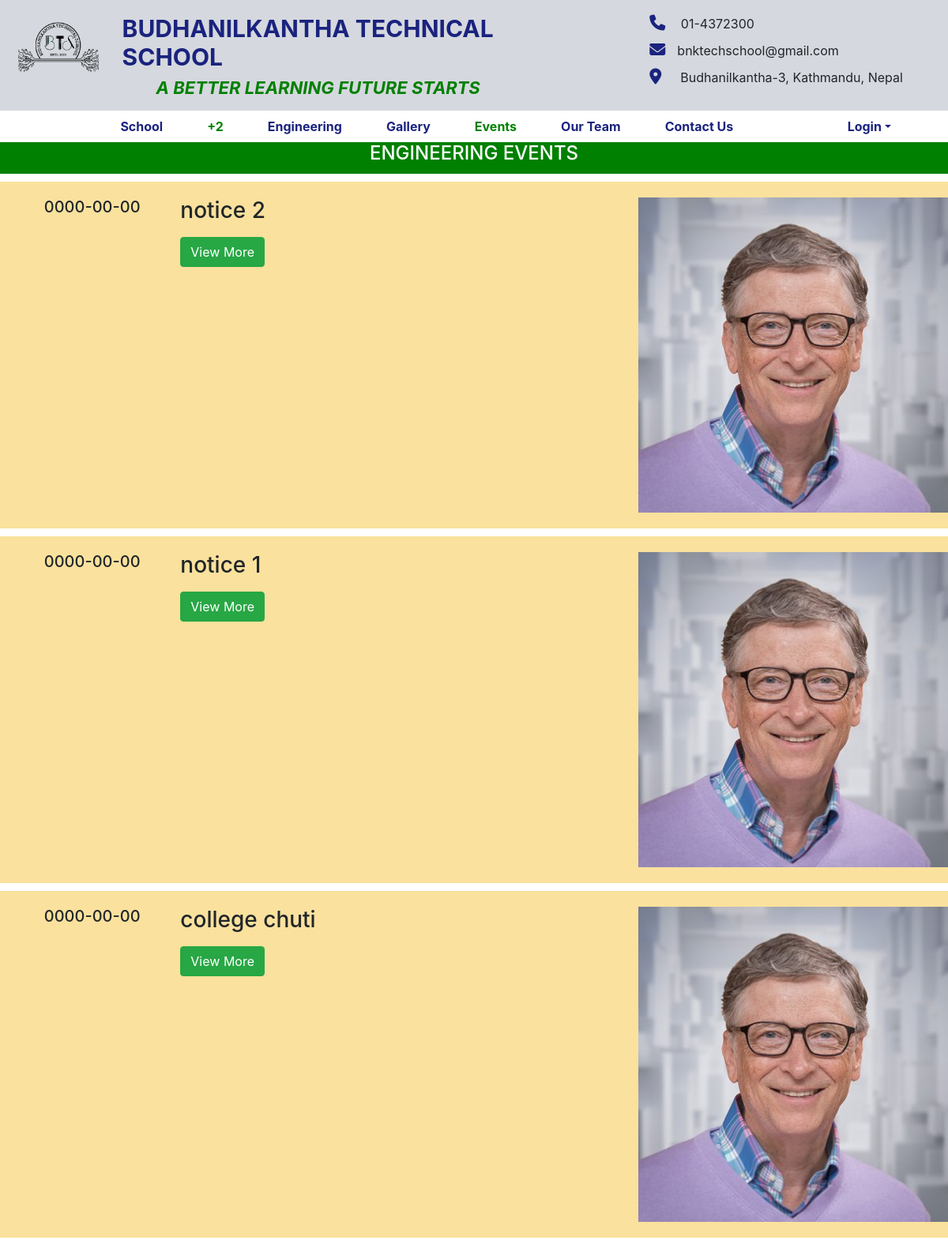
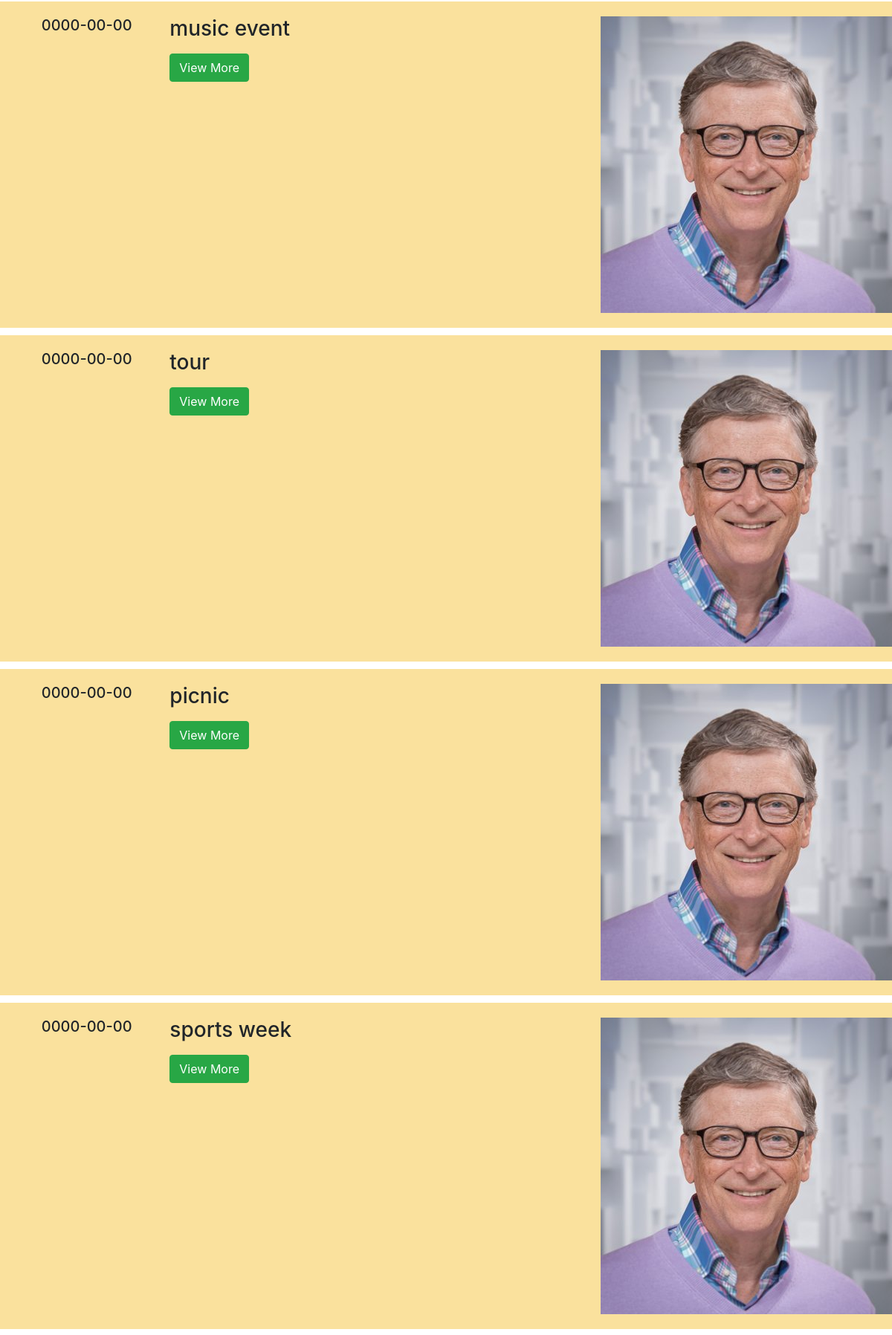
The app's page /BTS/engineering/events/events.php (upper part) with its own data (2 pictures, top to bottom).
### tables this page shows
CREATE TABLE `news_and_event` (
  `id` int(11) NOT NULL,
  `post` text NOT NULL,
  `description` varchar(1025) NOT NULL,
  `date` date NOT NULL,
  `school` int(11) NOT NULL,
  `plus2` int(11) NOT NULL,
  `engineering` int(11) NOT NULL
);

### BTS/engineering/events/events.php (the view, shortened to what this page needs)
<?php
include "../connection.php";
?>
<!DOCTYPE html>
<html>
<head>
  <link rel="stylesheet" href="https://stackpath.bootstrapcdn.com/bootstrap/4.5.2/css/bootstrap.min.css">
  <link rel="stylesheet" href="path/to/font-awesome/css/font-awesome.min.css">
  <link rel="stylesheet" type="text/css" href="./events.css">
</head>
<body>
    <div class="container-fluid ">
      <div class="row top-banner p-2">
        <div class="col-lg-8 col-md-8 col-sm-12">
          <div class="row">
            <div class="col-lg-2 col-sm-6 col-md-4">
              <div class="logo">
                <img src="../frontpage/images/logo.jpg" style="margin-top: 20px;" alt="Not Available!" />
              </div>
            </div>
            <div class="col-sm-8">
              <div class="top-title">
                <h1>BUDHANILKANTHA TECHNICAL SCHOOL</h1>
              </div>
              <div class="top-subtitle">
                <h5>A BETTER LEARNING FUTURE STARTS</h5>
              </div>
            </div>
          </div>
        </div>
        <div class="col-lg-4 col-md-4 col-sm-12">
          <div class="quick-contact">
            <ul>
              <li><i class="fa fa-phone"></i>&nbsp;01-4372300</li>
              <li><i class="fa fa-envelope"></i>bnktechschool@gmail.com</li>
              <li>
                <i class="fa fa-map-marker"></i>&nbsp;&nbsp;Budhanilkantha-3,
                Kathmandu, Nepal
              </li>
            </ul>
          </div>
        </div>
      </div>
    </div>
     <?php
      if(isset($_SESSION['login_user'])){
      ?>
    <div>
      <nav class="navbar navbar-expand-lg navbar-light py-0 ">
        <button
          class="navbar-toggler"
          type="button"
          data-toggle="collapse"
          data-target="#navbarSupportedContent"
          aria-controls="navbarSupportedContent"
          aria-expanded="false"
          aria-label="Toggle navigation"
        >
          <span class="navbar-toggler-icon"></span>
        </button>
        <div class="collapse navbar-collapse" id="navbarSupportedContent">
          <ul class="navbar-nav mx-auto">
            <!--<li class="nav-item center-menu">
              <a class="nav-link " href="../../+2/index.php">+2</a>
            </li>
             <li class="nav-item center-menu">
              <a class="nav-link" href="../../engineering/index.php">Engineering</a>
            </li>-->
            <li class="nav-item center-menu">
              <a class="nav-link" href="../galary/gallery.php">Gallery</a>
            </li>
            <li class="nav-item center-menu">
              <a class="nav-link active" href="">Events</a>
            </li>
            <li class="nav-item center-menu">
              <a class="nav-link" href="../resources/resource.php">Resources</a>
            </li>
            <li class="nav-item center-menu">
              <a class="nav-link" href="./../ourteam/ourteam.php">Our Team</a>
            </li>
             <li class="nav-item center-menu">
              <a class="nav-link" href="../results/results.php">Results</a>
            </li>
            <li class="nav-item center-menu">
              <a class="nav-link" href="../contact/contact.php">Contact Us</a>
            </li>
          </ul>
          <form class="form-inline my-2 my-lg-0">
            <ul class="navbar-nav mr-5" >
              <li class="nav-item">
                <a class="nav-link right-link" href="../student/profile.php"><?php echo "$_SESSION[login_user]";?></a>
              </li>
              <li class="nav-item">
                <a class="nav-link right-link" href="../login/logout.php">Logout</a>
              </li>
            </ul>
          </form>
        </div>
      </nav>
    </div>
<?php }else{
  ?>
  <div>
      <nav class="navbar navbar-expand-lg navbar-light py-0 ">
        <div class="collapse navbar-collapse" id="navbarSupportedContent">
          <ul class="navbar-nav mx-auto">
             <li class="nav-item center-menu">
              <a class="nav-link  " href="../../index.php">School</a>
            </li>
            <li class="nav-item center-menu">
              <a class="nav-link active" href="../../+2/index.php">+2</a>
            </li>
             <li class="nav-item center-menu">
              <a class="nav-link" href="../index.php">Engineering</a>
            </li>
            <li class="nav-item center-menu">
              <a class="nav-link" href="../galary/gallery.php">Gallery</a>
            </li>
            <li class="nav-item center-menu">
              <a class="nav-link active" href="">Events</a>
            </li>
            <li class="nav-item center-menu">
              <a class="nav-link" href="./ourteam/ourteam.php">Our Team</a>
            </li>
            <li class="nav-item center-menu">
              <a class="nav-link" href="../contact/contact.php">Contact Us</a>
            </li>
          </ul>
          <form class="form-inline my-2 my-lg-0">
            <ul class="navbar-nav mr-5" >
              <li class="nav-item dropdown" >
                <a class="nav-link right-link dropdown-toggle"
                id="navbarDropdown"
                role="button"
                data-toggle="dropdown"
                aria-haspopup="true"
                aria-expanded="false" >Login</a>
              </li>
            </ul>
          </form>
        </div>
      </nav>
    </div>
  <?php
}?>
<div class="container-fluid">
          <div class="row" style="background-color: green; height: 40px; color: white;justify-content: center;">
            <h4> ENGINEERING EVENTS </h4>
          </div>
           <?php
                      $sql="select *from news_and_event WHERE engineering=1 ORDER BY id DESC";
                      $query=mysqli_query($db,$sql);
                      while($row=mysqli_fetch_array($query))
                        {
?>
          <div class="row" style="background-color: #fae19d; padding: 20px; margin-top: 10px;">
            <div class="col-lg-2 col-sm-12 col-md-2 datecol">
              <div class="date">
                <h5><?php echo $row['date']; ?></h5>
              </div>
            </div>
    <div class="col-lg-6 col-sm-12 col-md-6 descriptioncol">
            <h3><?php echo $row['post'];?></h3>
              <button type="button" class="btn btn-success btnview">View More</button>
             </div>
    <div class="col-lg-4 col-sm-12 col-md-4" style="text-align: center;">
      <div class="resourceimage">
     <img src="../frontpage/images/founder.jpg" alt="Not Available!" />
      </div>
    </div>
  </div>
<?php }
?>
  </div>
</body>
</html>

### BTS/engineering/events/events.css (style rules this page uses)
* { padding: 0; margin: 0; }
body { overflow-x: hidden; }
.top-banner { background-color: #d5d8de; }
.top-banner img { width: 100%; }
.top-title h1 { margin-top: 10px; font-size: 30px; font-weight: bolder; color: #1a237e; }
.top-subtitle h5 { font-style: italic; font-weight: bold; color: green; font-size: 22px; }
.quick-contact { margin-top: 10px; }
.quick-contact ul li { display: block; margin-left: 10px; list-style-type: none; margin-top: 10px; }
.quick-contact ul li i { color: #1a237e; font-weight: bold; font-size: 20px; margin-right: 15px; }
nav { background-color: #fff; }
.navbar-nav > .center-menu { padding-left: 20px; padding-right: 20px; }
.navbar-nav > .nav-item > .nav-link { color: #1a237e; font-weight: bold; }
.navbar-nav > .nav-item > .active { color: green; }
.navbar-nav > .nav-item > .right-link { color: #1a237e; }
h5 { text-align: center; }
#navbarSupportedContent ul li a.active { color: green; }

### records on screen
news_and_event: date "0000-00-00", post "notice 2"
news_and_event: date "0000-00-00", post "notice 1"
news_and_event: date "0000-00-00", post "college chuti"
news_and_event: date "0000-00-00", post "music event"
news_and_event: date "0000-00-00", post "tour"
news_and_event: date "0000-00-00", post "picnic"
news_and_event: date "0000-00-00", post "sports week"
